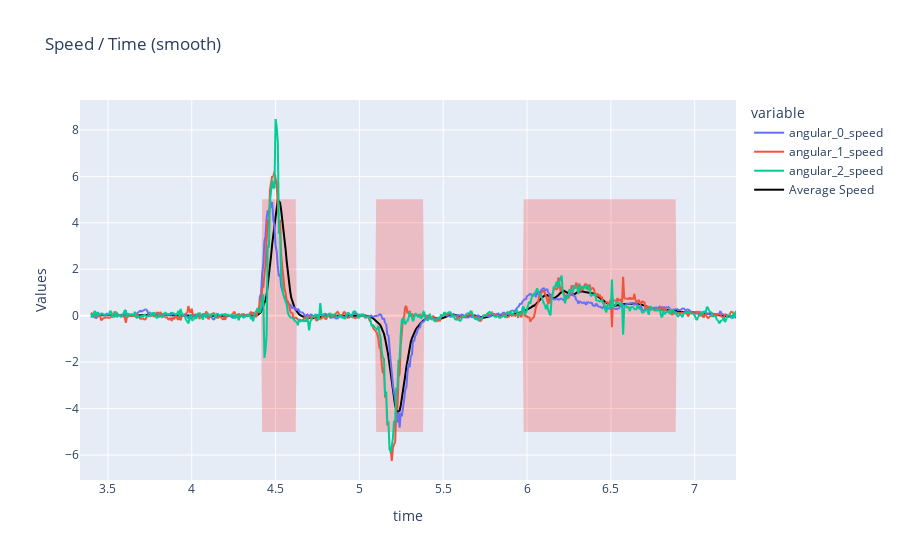

Notebook code cell kept with this figure:
### Code cell
# Create a Line Graph using Plotly Express
window = 10
fig = px.line(df_raw_angles, x='time', y=['angular_0_speed', 'angular_1_speed', 'angular_2_speed'],  labels={'value': 'Values'},title='Speed / Time (smooth)')
fig.add_trace(go.Scatter(x=df_raw_angles['time'], y=df_raw_angles['average_speed'].max() * df_raw_angles["is_move"],
                         fill='toself', fillcolor='rgba(255, 0, 0, 0.2)',
                         line=dict(color='rgba(255, 255, 255, 0)'),
                         name=f'Is move', showlegend=False))
fig.add_trace(go.Scatter(x=df_raw_angles['time'], y=df_raw_angles['average_speed'].max() * df_raw_angles["is_move"] * -1,
                         fill='toself', fillcolor='rgba(255, 0, 0, 0.2)',
                         line=dict(color='rgba(255, 255, 255, 0)'),
                         name=f'Is move', showlegend=False))

fig.add_trace(go.Scatter(x=df_raw_angles['time'], y=df_raw_angles['average_speed'],
                         mode='lines', name=f'Average Speed', line=dict(color='black')))
# Show the plot
fig.show()

### Figure 1 — Plotly figure (JSON) as saved in the notebook; plotly's stock layout.template omitted (floating-point values rounded to 4 significant figures; data arrays with more than 128 entries replaced by an {"elided": "..."} marker saying what was removed)
{"data": [{"hovertemplate": "variable=angular_0_speed<br>time=%{x}<br>Values=%{y}<extra></extra>", "legendgroup": "angular_0_speed", "line": {"color": "#636efa", "dash": "solid"}, "marker": {"symbol": "circle"}, "mode": "lines", "name": "angular_0_speed", "showlegend": true, "x": {"elided": "588 float values"}, "xaxis": "x", "y": {"elided": "588 float values"}, "yaxis": "y", "type": "scattergl"}, {"hovertemplate": "variable=angular_1_speed<br>time=%{x}<br>Values=%{y}<extra></extra>", "legendgroup": "angular_1_speed", "line": {"color": "#EF553B", "dash": "solid"}, "marker": {"symbol": "circle"}, "mode": "lines", "name": "angular_1_speed", "showlegend": true, "x": {"elided": "588 float values"}, "xaxis": "x", "y": {"elided": "588 float values"}, "yaxis": "y", "type": "scattergl"}, {"hovertemplate": "variable=angular_2_speed<br>time=%{x}<br>Values=%{y}<extra></extra>", "legendgroup": "angular_2_speed", "line": {"color": "#00cc96", "dash": "solid"}, "marker": {"symbol": "circle"}, "mode": "lines", "name": "angular_2_speed", "showlegend": true, "x": {"elided": "588 float values"}, "xaxis": "x", "y": {"elided": "588 float values"}, "yaxis": "y", "type": "scattergl"}, {"fill": "toself", "fillcolor": "rgba(255, 0, 0, 0.2)", "line": {"color": "rgba(255, 255, 255, 0)"}, "name": "Is move", "showlegend": false, "x": {"elided": "588 float values"}, "y": {"elided": "588 float values"}, "type": "scatter"}, {"fill": "toself", "fillcolor": "rgba(255, 0, 0, 0.2)", "line": {"color": "rgba(255, 255, 255, 0)"}, "name": "Is move", "showlegend": false, "x": {"elided": "588 float values"}, "y": {"elided": "588 float values"}, "type": "scatter"}, {"line": {"color": "black"}, "mode": "lines", "name": "Average Speed", "x": {"elided": "588 float values"}, "y": {"elided": "588 float values"}, "type": "scatter"}], "layout": {"xaxis": {"anchor": "y", "domain": [0.0, 1.0], "title": {"text": "time"}}, "yaxis": {"anchor": "x", "domain": [0.0, 1.0], "title": {"text": "Values"}}, "legend": {"title": {"text": "variable"}, "tracegroupgap": 0}, "title": {"text": "Speed / Time (smooth)"}}}
